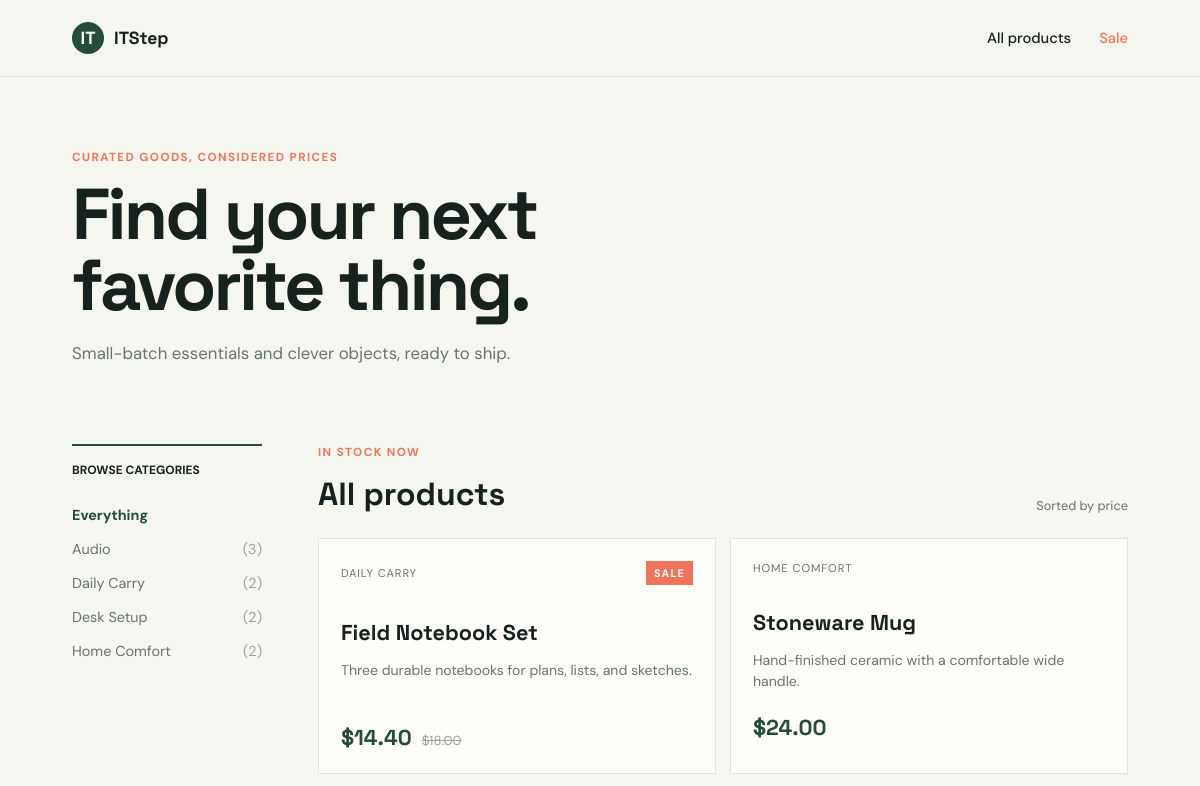
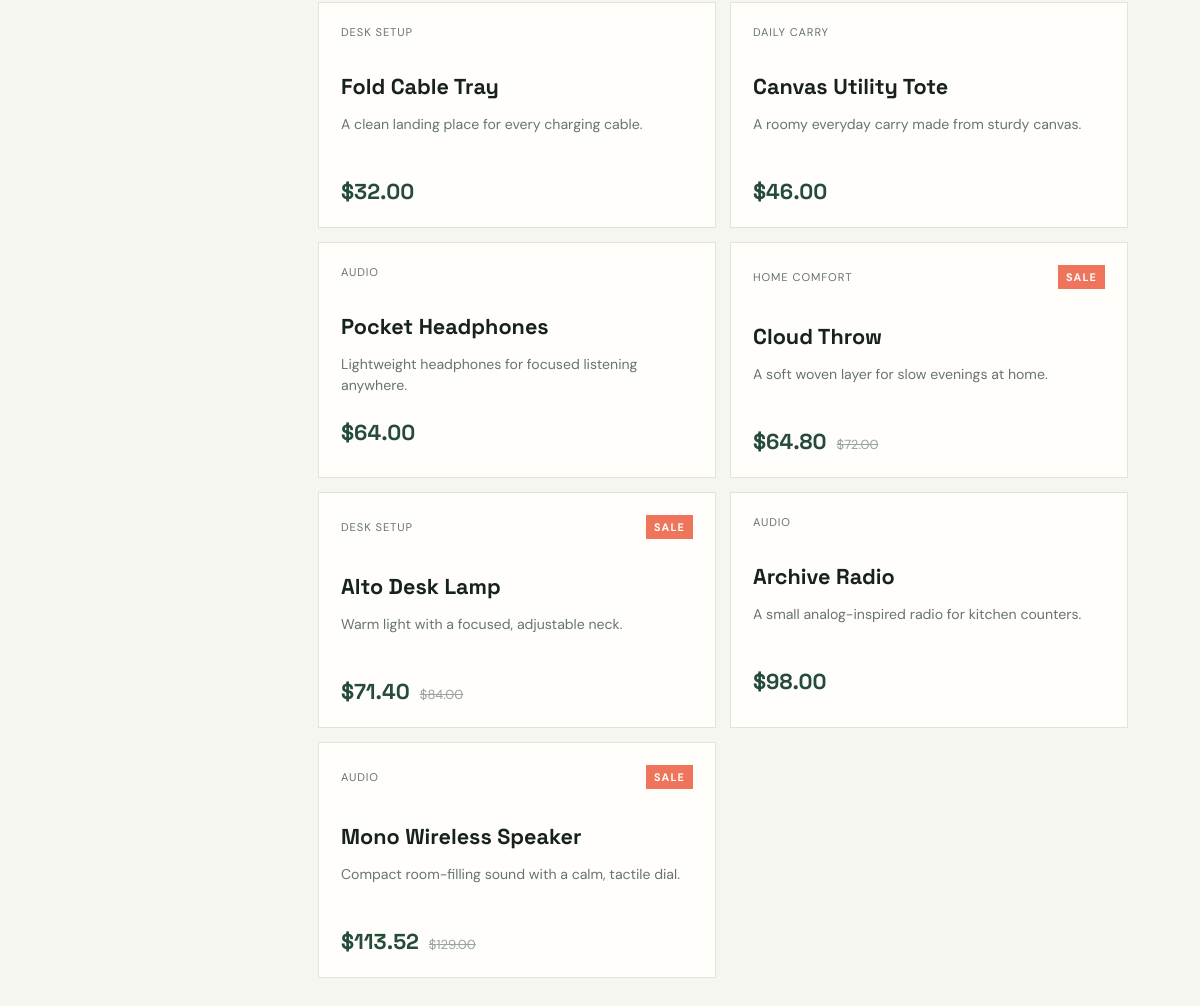
The page / on the database its author committed (2 pictures, top to bottom).
### store/models.py (models this page shows, shortened)
class Category(models.Model):
    name = models.CharField(max_length=80, unique=True)
    slug = models.SlugField(max_length=80, unique=True)
    class Meta:
        ordering = ["name"]
    def get_absolute_url(self):
        return reverse("category_products", args=[self.slug])

class Product(models.Model):
    category = models.ForeignKey(Category, on_delete=models.CASCADE, related_name="products")
    name = models.CharField(max_length=120)
    description = models.TextField()
    price = models.DecimalField(max_digits=10, decimal_places=2)
    available = models.BooleanField(default=True)
    has_discount = models.BooleanField(default=False)
    discount_percent = models.PositiveSmallIntegerField(default=0)
    class Meta:
        ordering = ["price", "name"]
    @property
    def current_price(self):
        if self.has_discount and self.discount_percent:
            return self.price * (100 - self.discount_percent) / 100
        return self.price

### store/views.py (the view)
# urls.py: path("", views.home, name="home"),
def home(request):
    products = Product.objects.filter(available=True).select_related("category").order_by("price", "name")
    return render(request, "store/home.html", {"products": products, "categories": category_list()})

### store/views.py (called while the page is built)
def category_list():
    return Category.objects.annotate(product_count=Count("products")).filter(product_count__gt=0)

### templates/store/home.html (shortened to what this page needs)
{% extends "store/base.html" %}
{% block content %}
<div class="section-heading"><div><p class="eyebrow">In stock now</p><h2>All products</h2></div><span class="sort-note">Sorted by price</span></div>
<div class="product-grid">
{% for product in products %}
    <article class="product-card">
        <div class="product-top"><span class="product-category">{{ product.category.name }}</span>{% if product.has_discount %}<span class="sale-badge">SALE</span>{% endif %}</div>
        <h3>{{ product.name }}</h3><p class="description">{{ product.description }}</p>
        <div class="price-row"><span class="price">${{ product.current_price|floatformat:2 }}</span>{% if product.has_discount %}<del>${{ product.price|floatformat:2 }}</del>{% endif %}</div>
    </article>
{% empty %}<p class="empty-state">No products are available right now.</p>{% endfor %}
</div>
{% endblock %}

### templates/store/base.html (shortened to what this page needs)
{% load static %}
<!doctype html>
<html lang="en">
<head>
    <link rel="stylesheet" href="{% static 'store/styles.css' %}">
</head>
<body>
    <header class="topbar">
        <a class="brand" href="{% url 'home' %}"><span class="brand-mark">IT</span>ITStep</a>
        <nav>
            <a href="{% url 'home' %}">All products</a>
            <a class="sale-link" href="{% url 'sale_products' %}">Sale</a>
        </nav>
    </header>
    <main class="page-shell">
        <section class="intro">
            <p class="eyebrow">Curated goods, considered prices</p>
            <h1>{% block heading %}Find your next favorite thing.{% endblock %}</h1>
            <p class="lede">Small-batch essentials and clever objects, ready to ship.</p>
        </section>
        <div class="catalog-layout">
            <aside class="sidebar">
                <p class="sidebar-label">Browse categories</p>
                <a class="category-link {% if request.resolver_match.url_name == 'home' %}active{% endif %}" href="{% url 'home' %}">Everything</a>
                {% for category in categories %}
                    <a class="category-link {% if category.slug == request.resolver_match.kwargs.slug %}active{% endif %}" href="{{ category.get_absolute_url }}">{{ category.name }} <span>({{ category.product_count }})</span></a>
                {% endfor %}
            </aside>
            <section class="product-area">
                {% block content %}{% endblock %}
            </section>
        </div>
    </main>
</body>
</html>

### store/static/store/styles.css (style rules this page uses)
:root { --ink: #17221e; --muted: #68746e; --paper: #f5f6f0; --card: #fffefa; --line: #dfe5dc; --mint: #cde9d9; --coral: #ee755b; --deep: #254b3a; }
* { box-sizing: border-box; }
body { margin: 0; color: var(--ink); background: var(--paper); font-family: 'DM Sans', sans-serif; }
a { color: inherit; text-decoration: none; }
.topbar { align-items: center; border-bottom: 1px solid var(--line); display: flex; justify-content: space-between; padding: 22px 6vw; }
.brand { align-items: center; display: flex; font-family: 'Space Grotesk', sans-serif; font-size: 1.1rem; font-weight: 700; gap: 10px; }
.brand-mark { align-items: center; background: var(--deep); border-radius: 50%; color: white; display: inline-flex; height: 32px; justify-content: center; width: 32px; }
nav { display: flex; gap: 28px; font-size: .92rem; font-weight: 500; }
.sale-link { color: var(--coral); }
.page-shell { margin: 0 auto; max-width: 1240px; padding: 72px 6vw 90px; }
.intro { max-width: 680px; }
.eyebrow { color: var(--coral); font-size: .73rem; font-weight: 700; letter-spacing: .12em; margin: 0 0 14px; text-transform: uppercase; }
h1, h2, h3 { font-family: 'Space Grotesk', sans-serif; margin: 0; }
h1 { font-size: clamp(2.5rem, 6vw, 5.4rem); letter-spacing: -.04em; line-height: .98; }
.lede { color: var(--muted); font-size: 1.05rem; margin: 22px 0 0; }
.catalog-layout { display: grid; gap: 56px; grid-template-columns: 190px 1fr; margin-top: 80px; }
.sidebar { border-top: 2px solid var(--deep); padding-top: 16px; }
.sidebar-label { font-size: .75rem; font-weight: 700; margin: 0 0 20px; text-transform: uppercase; }
.category-link { color: var(--muted); display: flex; font-size: .9rem; justify-content: space-between; padding: 8px 0; }
.category-link span { color: #9aa49d; }
.category-link:hover, .category-link.active { color: var(--deep); font-weight: 700; }
.section-heading { align-items: end; display: flex; justify-content: space-between; margin-bottom: 24px; }
.section-heading h2 { font-size: 2rem; }
.sort-note { color: var(--muted); font-size: .8rem; }
.product-grid { display: grid; gap: 14px; grid-template-columns: repeat(2, minmax(0, 1fr)); }
.product-card { background: var(--card); border: 1px solid var(--line); min-height: 220px; padding: 22px; transition: border-color .2s, transform .2s; }
.product-top { align-items: center; display: flex; justify-content: space-between; }
.product-category { color: var(--muted); font-size: .7rem; letter-spacing: .08em; text-transform: uppercase; }
.sale-badge { background: var(--coral); color: white; font-size: .68rem; font-weight: 700; letter-spacing: .1em; padding: 5px 8px; }
.product-card h3 { font-size: 1.35rem; margin-top: 34px; }
.description { color: var(--muted); font-size: .88rem; line-height: 1.5; min-height: 42px; }
.price-row { align-items: baseline; display: flex; gap: 10px; margin-top: 22px; }
.price { color: var(--deep); font-family: 'Space Grotesk', sans-serif; font-size: 1.35rem; font-weight: 700; }
del { color: #9aa49d; font-size: .82rem; }

### rows shown on the page
Category: name "Audio", product_count "3"
Category: name "Daily Carry", product_count "2"
Category: name "Desk Setup", product_count "2"
Category: name "Home Comfort", product_count "2"
Product: category.name "DAILY CARRY", shows "SALE", name "Field Notebook Set", description "Three durable notebooks for plans, lists, and sketches.", current_price "14.40", price "18.00"
Product: category.name "HOME COMFORT", name "Stoneware Mug", description "Hand-finished ceramic with a comfortable wide handle.", current_price "24.00"
Product: category.name "DESK SETUP", name "Fold Cable Tray", description "A clean landing place for every charging cable.", current_price "32.00"
Product: category.name "DAILY CARRY", name "Canvas Utility Tote", description "A roomy everyday carry made from sturdy canvas.", current_price "46.00"
Product: category.name "AUDIO", name "Pocket Headphones", description "Lightweight headphones for focused listening anywhere.", current_price "64.00"
Product: category.name "HOME COMFORT", shows "SALE", name "Cloud Throw", description "A soft woven layer for slow evenings at home.", current_price "64.80", price "72.00"
Product: category.name "DESK SETUP", shows "SALE", name "Alto Desk Lamp", description "Warm light with a focused, adjustable neck.", current_price "71.40", price "84.00"
Product: category.name "AUDIO", name "Archive Radio", description "A small analog-inspired radio for kitchen counters.", current_price "98.00"
Product: category.name "AUDIO", shows "SALE", name "Mono Wireless Speaker", description "Compact room-filling sound with a calm, tactile dial.", current_price "113.52", price "129.00"
